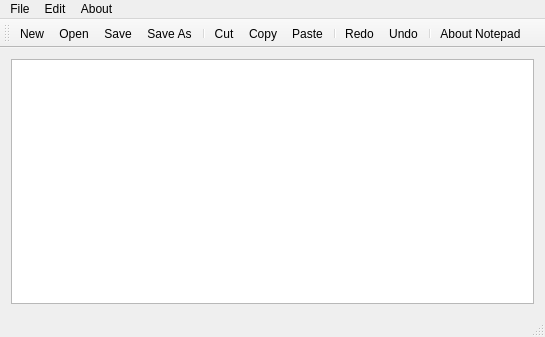
<?xml version="1.0" encoding="UTF-8"?>
<ui version="4.0">
 <class>MainWindow</class>
 <widget class="QMainWindow" name="MainWindow">
  <property name="geometry">
   <rect>
    <x>0</x>
    <y>0</y>
    <width>545</width>
    <height>337</height>
   </rect>
  </property>
  <property name="windowTitle">
   <string>MainWindow</string>
  </property>
  <widget class="QWidget" name="centralWidget">
   <layout class="QHBoxLayout" name="horizontalLayout">
    <item>
     <widget class="QTextEdit" name="textEdit"/>
    </item>
   </layout>
  </widget>
  <widget class="QMenuBar" name="menuBar">
   <property name="geometry">
    <rect>
     <x>0</x>
     <y>0</y>
     <width>545</width>
     <height>22</height>
    </rect>
   </property>
   <widget class="QMenu" name="menuFile">
    <property name="title">
     <string>File</string>
    </property>
    <addaction name="actionNew"/>
    <addaction name="actionOpen"/>
    <addaction name="separator"/>
    <addaction name="actionSave"/>
    <addaction name="actionSave_As"/>
   </widget>
   <widget class="QMenu" name="menuEdit">
    <property name="title">
     <string>Edit</string>
    </property>
    <addaction name="actionCut"/>
    <addaction name="actionCopy"/>
    <addaction name="actionPaste"/>
    <addaction name="separator"/>
    <addaction name="actionRedo"/>
    <addaction name="actionUndo"/>
   </widget>
   <widget class="QMenu" name="menuAbout">
    <property name="title">
     <string>About</string>
    </property>
    <addaction name="actionAbout_Notepad"/>
   </widget>
   <addaction name="menuFile"/>
   <addaction name="menuEdit"/>
   <addaction name="menuAbout"/>
  </widget>
  <widget class="QToolBar" name="mainToolBar">
   <attribute name="toolBarArea">
    <enum>TopToolBarArea</enum>
   </attribute>
   <attribute name="toolBarBreak">
    <bool>false</bool>
   </attribute>
   <addaction name="actionNew"/>
   <addaction name="actionOpen"/>
   <addaction name="actionSave"/>
   <addaction name="actionSave_As"/>
   <addaction name="separator"/>
   <addaction name="actionCut"/>
   <addaction name="actionCopy"/>
   <addaction name="actionPaste"/>
   <addaction name="separator"/>
   <addaction name="actionRedo"/>
   <addaction name="actionUndo"/>
   <addaction name="separator"/>
   <addaction name="actionAbout_Notepad"/>
  </widget>
  <widget class="QStatusBar" name="statusBar"/>
  <action name="actionNew">
   <property name="icon">
    <iconset resource="resource.qrc">
     <normaloff>:/rec/img/new.png</normaloff>:/rec/img/new.png</iconset>
   </property>
   <property name="text">
    <string>New</string>
   </property>
  </action>
  <action name="actionOpen">
   <property name="icon">
    <iconset resource="resource.qrc">
     <normaloff>:/rec/img/open.jpeg</normaloff>:/rec/img/open.jpeg</iconset>
   </property>
   <property name="text">
    <string>Open</string>
   </property>
  </action>
  <action name="actionSave">
   <property name="icon">
    <iconset resource="resource.qrc">
     <normaloff>:/rec/img/save.jpeg</normaloff>:/rec/img/save.jpeg</iconset>
   </property>
   <property name="text">
    <string>Save</string>
   </property>
  </action>
  <action name="actionSave_As">
   <property name="icon">
    <iconset resource="resource.qrc">
     <normaloff>:/rec/img/save-as.jpeg</normaloff>:/rec/img/save-as.jpeg</iconset>
   </property>
   <property name="text">
    <string>Save As</string>
   </property>
  </action>
  <action name="actionCut">
   <property name="icon">
    <iconset resource="resource.qrc">
     <normaloff>:/rec/img/cut.png</normaloff>:/rec/img/cut.png</iconset>
   </property>
   <property name="text">
    <string>Cut</string>
   </property>
  </action>
  <action name="actionCopy">
   <property name="icon">
    <iconset resource="resource.qrc">
     <normaloff>:/rec/img/copy.png</normaloff>:/rec/img/copy.png</iconset>
   </property>
   <property name="text">
    <string>Copy</string>
   </property>
  </action>
  <action name="actionPaste">
   <property name="icon">
    <iconset resource="resource.qrc">
     <normaloff>:/rec/img/paste.jpeg</normaloff>:/rec/img/paste.jpeg</iconset>
   </property>
   <property name="text">
    <string>Paste</string>
   </property>
  </action>
  <action name="actionRedo">
   <property name="icon">
    <iconset resource="resource.qrc">
     <normaloff>:/rec/img/redo.jpeg</normaloff>:/rec/img/redo.jpeg</iconset>
   </property>
   <property name="text">
    <string>Redo</string>
   </property>
  </action>
  <action name="actionUndo">
   <property name="icon">
    <iconset resource="resource.qrc">
     <normaloff>:/rec/img/undo.jpg</normaloff>:/rec/img/undo.jpg</iconset>
   </property>
   <property name="text">
    <string>Undo</string>
   </property>
  </action>
  <action name="actionAbout_Notepad">
   <property name="icon">
    <iconset resource="resource.qrc">
     <normaloff>:/rec/img/info.jpeg</normaloff>:/rec/img/info.jpeg</iconset>
   </property>
   <property name="text">
    <string>About Notepad</string>
   </property>
  </action>
 </widget>
 <layoutdefault spacing="6" margin="11"/>
 <resources>
  <include location="resource.qrc"/>
 </resources>
 <connections/>
</ui>
